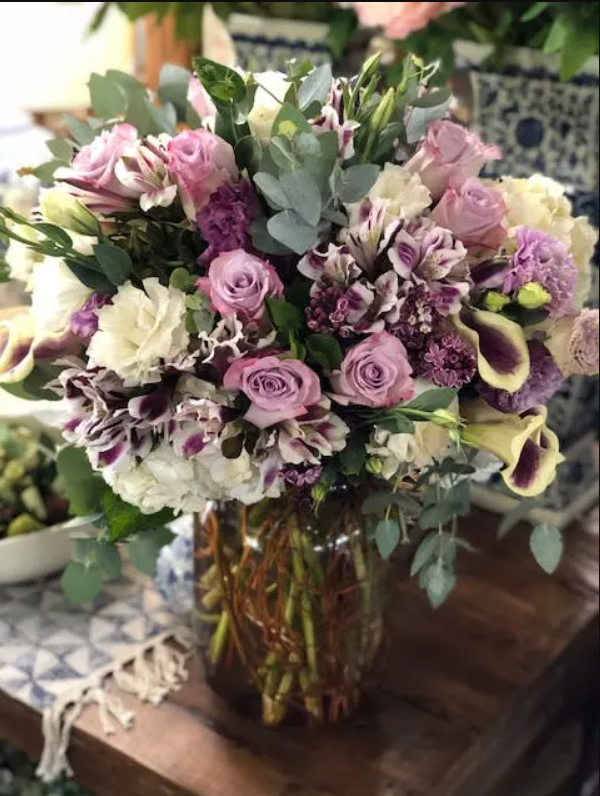
#> input picture exp3pic.png, 600 x 796 px, found by its file name
$ jupyter execute --allow-errors 3.4.ipynb
#> lines starting #> are read from the running program, lines starting #| are printed output that depends on the picture
[cell 1]
import cv2
image = cv2.imread('exp3pic.PNG')
#> image is the input picture: shape (796, 600, 3); mean B, G, R 92.9, 106.2, 118.7
blue=image[:,:,0]
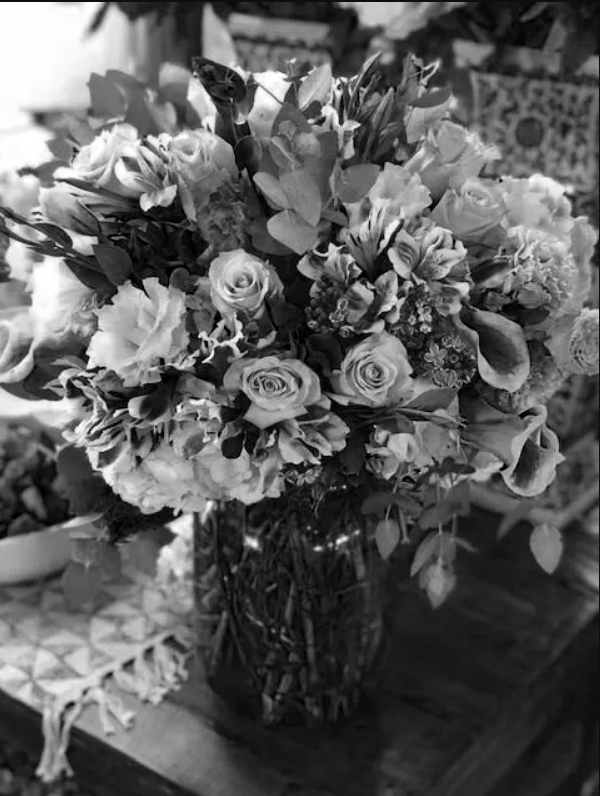
#> blue: shape (796, 600); min 0, max 255, mean 92.9
green=image[:,:,1]
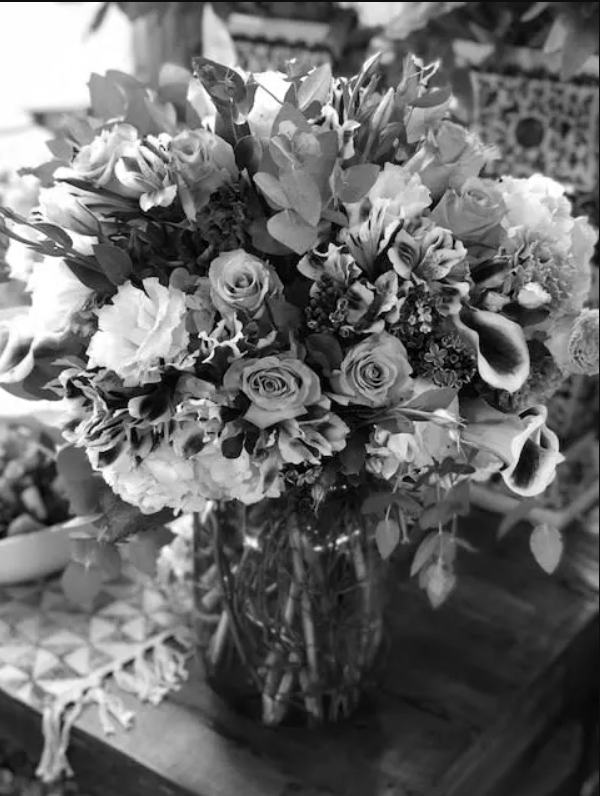
#> green: shape (796, 600); min 0, max 255, mean 106.2
red=image[:,:,2]
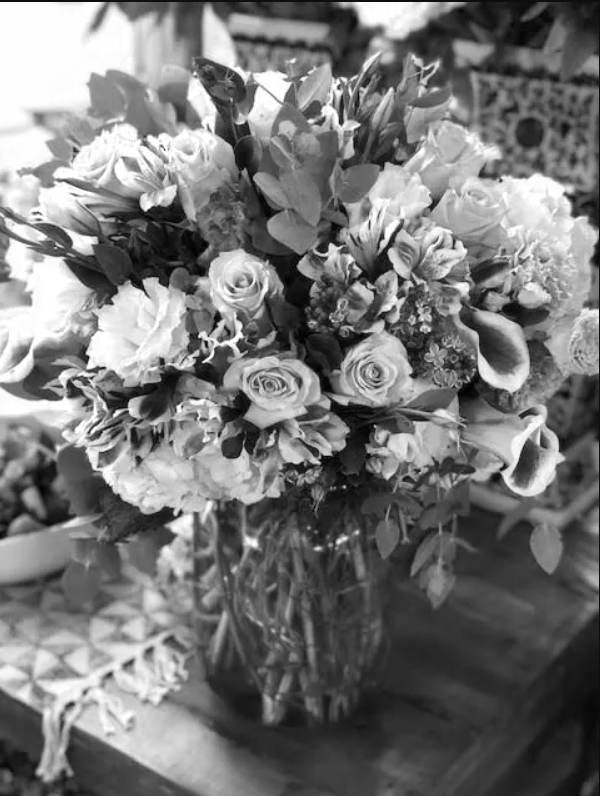
#> red: shape (796, 600); min 0, max 255, mean 118.7
cv2.imshow('B-Channel',blue)
cv2.imshow('G-Channel',green)
cv2.imshow('R-Channel',red)
merged_BGR=cv2.merge((blue,green,red))
cv2.imshow('Merged BGR Image',merged_BGR)
cv2.waitKey(0)
#> (the rest of this cell did not finish here and is left out)

$ run again, with ima1.png copied over exp3pic.png
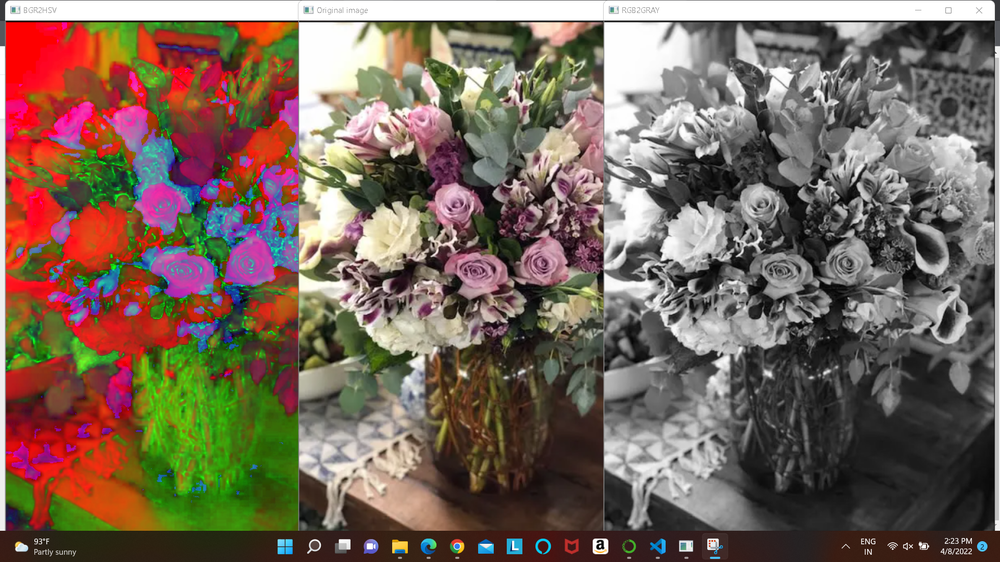
#> input picture ima1.png, 1000 x 562 px, shrunk from 1920 x 1080 before the run, found by its file name
#> image is the input picture: shape (562, 1000, 3); mean B, G, R 90.1, 102.6, 120.6
#> `green=image[:,:,1]`:
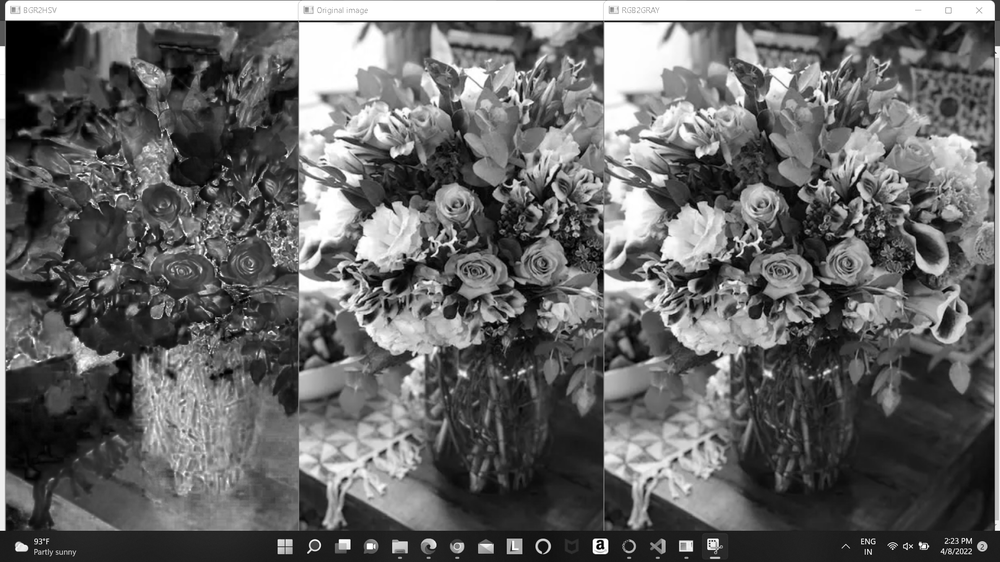
#> green: shape (562, 1000); min 0, max 255, mean 102.6
#> `red=image[:,:,2]`:
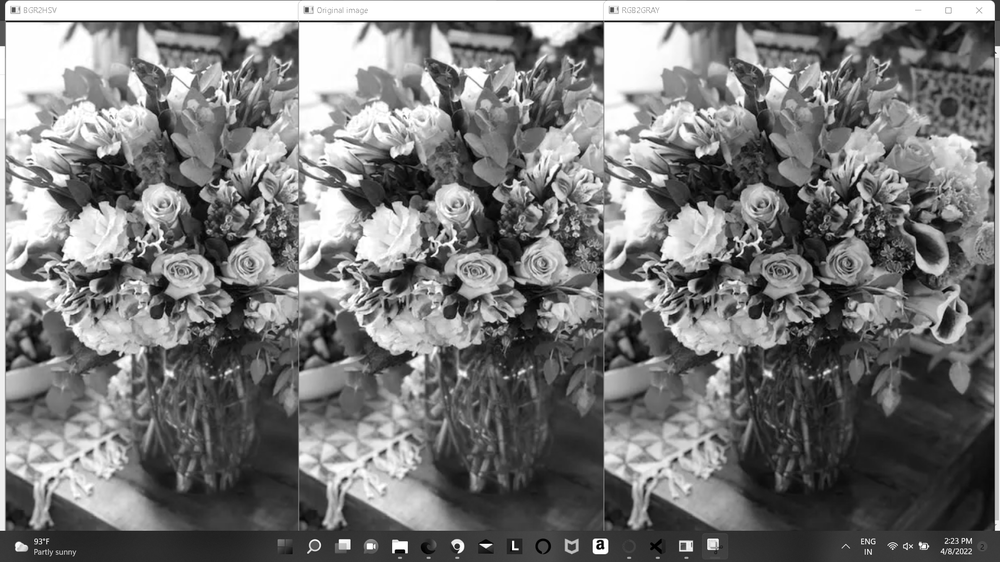
#> red: shape (562, 1000); min 0, max 255, mean 120.6

$ run again, with ima2.png copied over exp3pic.png
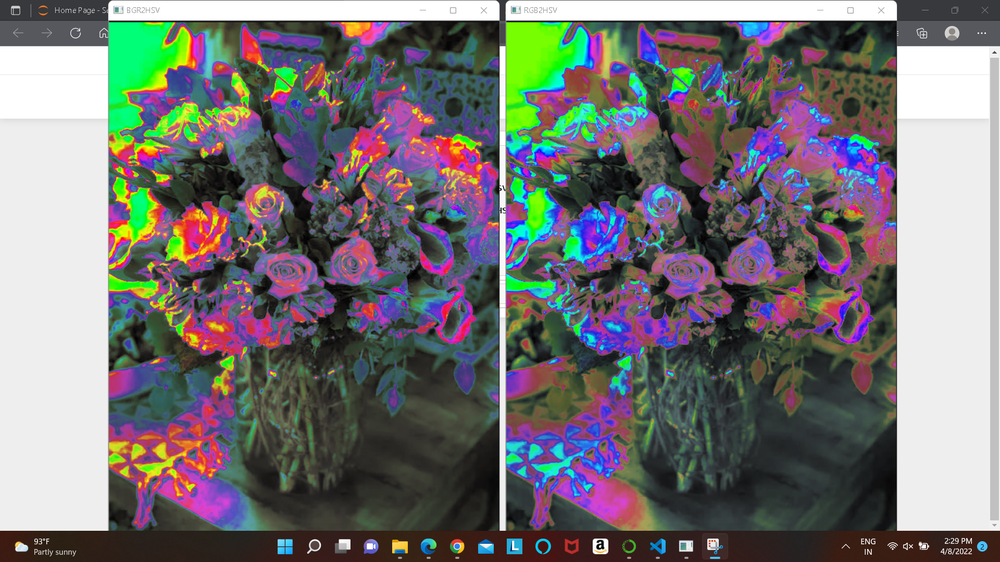
#> input picture ima2.png, 1000 x 562 px, shrunk from 1920 x 1080 before the run, found by its file name
#> image is the input picture: shape (562, 1000, 3); mean B, G, R 116.1, 115.3, 117.1
#> `green=image[:,:,1]`:
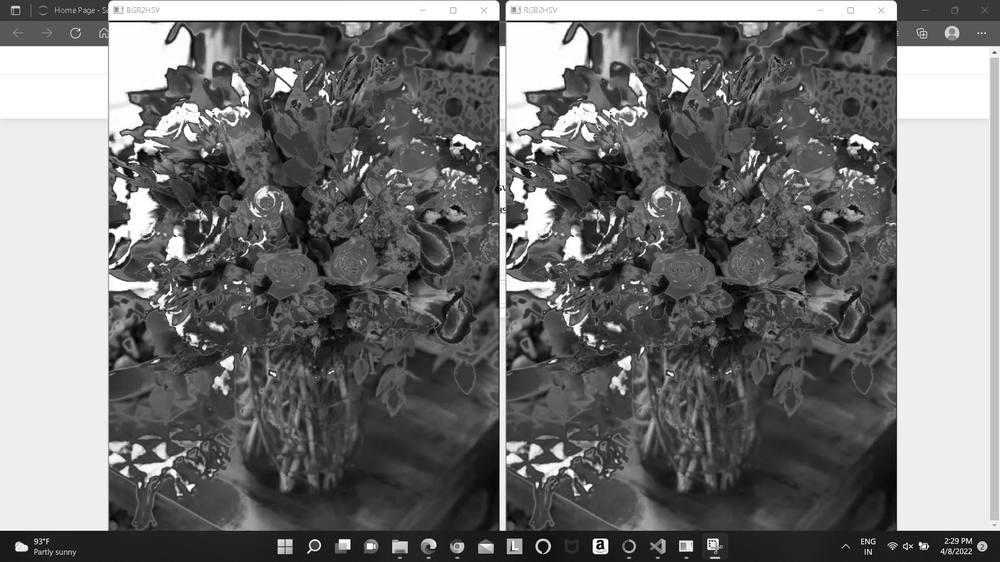
#> green: shape (562, 1000); min 0, max 255, mean 115.3
#> `red=image[:,:,2]`:
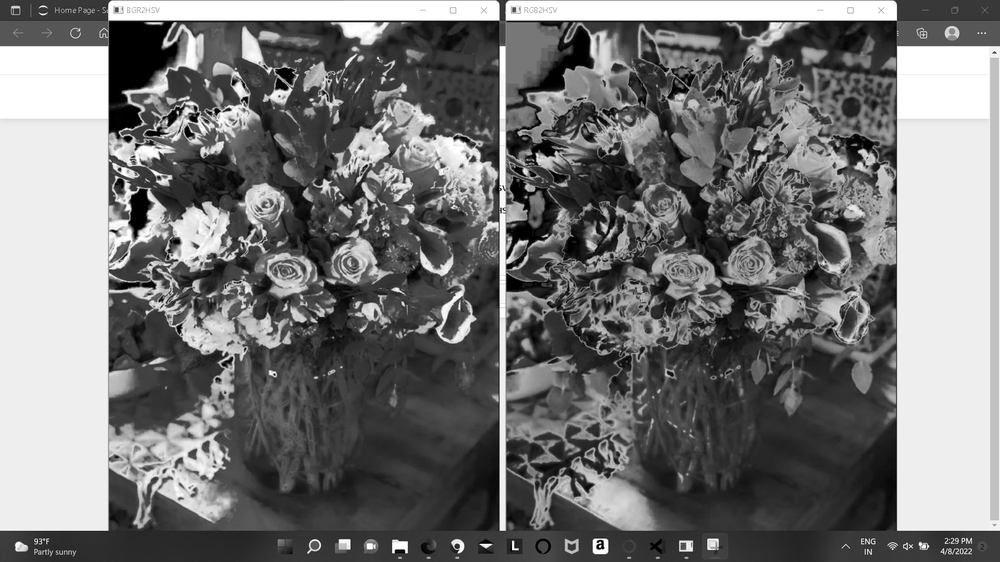
#> red: shape (562, 1000); min 0, max 255, mean 117.1
